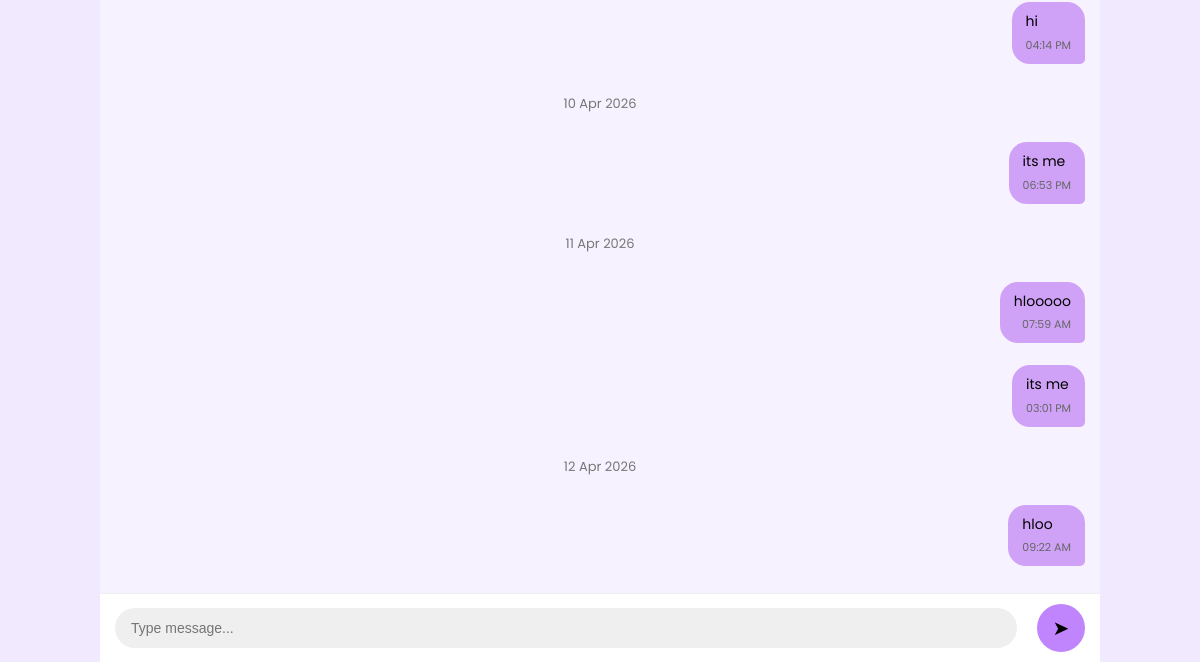
The page /chat/1/ (signed in, lower part) on the database as committed earlier.
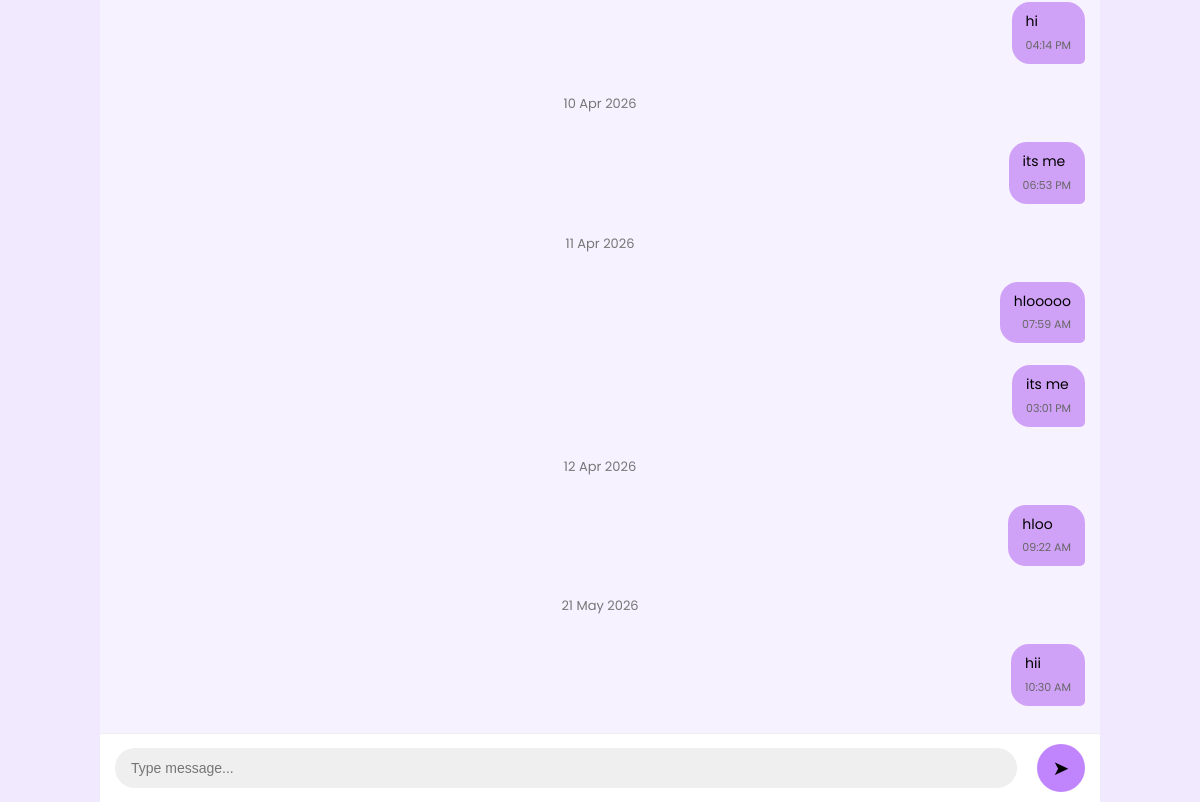
The same page on the database as committed later.
### progress/models.py (models this page shows, shortened)
class ChatMessage(models.Model):
    sender = models.ForeignKey(settings.AUTH_USER_MODEL, on_delete=models.CASCADE, related_name='sent_messages')
    receiver = models.ForeignKey(settings.AUTH_USER_MODEL, on_delete=models.CASCADE, related_name='received_messages')
    message = models.TextField()
    timestamp = models.DateTimeField(auto_now_add=True)

### progress/views.py (the view, shortened to what this page needs)
# urls.py: path('chat/<int:user_id>/', chat_room, name='chat_room'),
@login_required
def chat_room(request, user_id):
    receiver = User.objects.get(id=user_id)
    messages = ChatMessage.objects.filter(
        sender=request.user, receiver=receiver
    ) | ChatMessage.objects.filter(
        sender=receiver, receiver=request.user
    )
    messages = messages.order_by('timestamp')
    return render(request, 'chat_room.html', {
        'messages': messages,
        'receiver': receiver
    })

### templates/chat_room.html (shortened to what this page needs)
{% load static %}
<!DOCTYPE html>
<html>
<head>
<link rel="stylesheet" href="{% static 'css/style.css' %}">
<link rel="stylesheet" href="{% static 'css/chat_room.css' %}">
</head>
<body>
<div class="chat-container">
    <div class="chat-box" id="chat-box">
        {% for msg in messages %}
            {% ifchanged msg.timestamp.date %}
                <div class="date-divider">
                    {{ msg.timestamp|date:"d M Y" }}
                </div>
            {% endifchanged %}
            {% if msg.sender == request.user %}
                <div class="message right">
                    <div class="bubble me">
                        <div class="message-text">
                            {{ msg.message }}
                        </div>
                        <div class="time">
                            {{ msg.timestamp|date:"h:i A" }}
                        </div>
                    </div>
                </div>
            {% endif %}
        {% endfor %}
    </div>
    <form method="POST" class="chat-input">
        <input
            type="text"
            name="message"
            placeholder="Type message..."
            required
        >
        <button type="submit">
            ➤
        </button>
    </form>
</div>
</body>
</html>

### static/css/style.css (style rules this page uses)
:root { --primary: #D0A2F7; --secondary: #DCBFFF; --light: #E5D4FF; --bg: #F1EAFF; --white: #ffffff; }
body { margin: 0; font-family: 'Poppins', sans-serif; background: var(--bg); }
.chat-input { display: flex; padding: 10px; background: white; }
.chat-input input { flex: 1; padding: 10px; border-radius: 10px; border: 1px solid #ccc; }
.chat-input button { background: #D0A2F7; border: none; padding: 10px 15px; margin-left: 10px; border-radius: 10px; }
.chat-box { height: 400px; overflow-y: auto; padding: 10px; }
.message { display: flex; flex-direction: column; margin: 10px 0; }
.message.right { align-items: flex-end; }
.bubble { padding: 10px 14px; border-radius: 20px; max-width: 60%; width: fit-content; }
.bubble.me { background: #D0A2F7; color: black; }
.bubble { padding: 10px 14px; border-radius: 20px; max-width: 60%; width: fit-content; position: relative; }
.time { font-size: 10px; color: gray; margin-top: 5px; text-align: right; }
.message { display: flex; margin: 10px 0; }
.message.right { justify-content: flex-end; }
.bubble { padding: 10px 15px; border-radius: 15px; max-width: 60%; width: fit-content; }
.bubble.me { background: #D0A2F7; }
.time { font-size: 10px; color: gray; text-align: right; margin-top: 5px; }

### static/css/chat_room.css (style rules this page uses)
body { margin:0; padding:0; background:#F1EAFF; font-family:'Poppins',sans-serif; }
.chat-container { display:flex; flex-direction:column; height:100vh; max-width:1000px; margin:auto; background:#F7F2FF; }
.chat-box { flex:1; overflow-y:auto; padding:15px; display:flex; flex-direction:column; }
.date-divider { text-align:center; margin:18px 0; color:#777; font-size:13px; }
.message { display:flex; width:100%; margin-bottom:12px; }
.message.right { justify-content:flex-end; }
.bubble { max-width:220px; padding:10px 14px; border-radius:18px; word-wrap:break-word; animation:fadeUp 0.3s ease; }
.me { background:#C084FC; color:black; border-bottom-right-radius:5px; }
.message-text { font-size:14px; line-height:1.4; }
.time { margin-top:5px; font-size:11px; color:#666; text-align:right; }
.chat-input { display:flex; align-items:center; gap:10px; padding:10px 15px; background:white; border-top:1px solid #eee; }
.chat-input input { flex:1; border:none; outline:none; background:#EFEFEF; border-radius:25px; padding:12px 16px; font-size:14px; }
.chat-input button { width:48px; height:48px; border:none; border-radius:50%; background:#C084FC; cursor:pointer; font-size:20px; transition:0.3s; }

Rows that differ between the two databases and show on the page:
added ChatMessage: timestamp "21 May 2026", message "hii", timestamp "10:30 AM"
